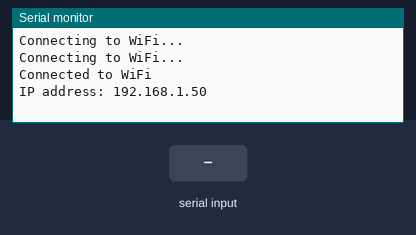
This sketch was run on a simulated ESP8266 (NodeMCU). Parts: the last lines printed to the serial monitor. The test bench sets the inputs (shaded band). WiFi joins after 1.5 s; servers stay silent unless stated.

Above: at 3.2 s.
3.3 s: "90,45\n" received over Serial
At 4.5 s:
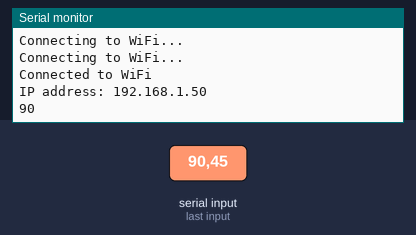
4.8 s: "30,150\n" received over Serial
At 5.7 s:
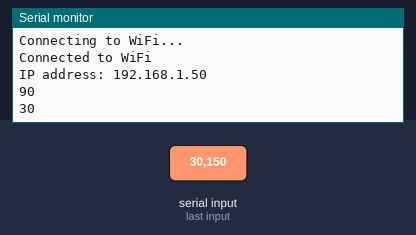

The sketch:

sketch_mar5b.ino
```cpp
#include <ArduinoJson.h>
#include <ArduinoJson.hpp>


// #include <ESP8266WiFi.h>
#include <WiFiClient.h>
#include <ESP8266WebServer.h>
#include "index_html.h"


// Replace with your network credentials
const char* ssid = "Vodafone-E5E0";
const char* password = "a4EDUdRGCrQq3U3U";


ESP8266WebServer server(80);  // Create a web server on port 80


const int buttonPin = 4;
int buttonState = HIGH;

void webPage(){
  server.send(200,"text/html", index_html);
}

void setup() {
  pinMode(buttonPin, INPUT_PULLUP);


  Serial.begin(115200); // Initialize Serial Communication
  WiFi.begin(ssid, password);  // Connect to Wi-Fi network

  while (WiFi.status() != WL_CONNECTED) {  // Wait for connection
    delay(1000);
    Serial.println("Connecting to WiFi...");
  }

  Serial.println("Connected to WiFi");
  Serial.print("IP address: ");
  Serial.println(WiFi.localIP());  // Print IP address

  server.on("/", webPage);        // Handle root URL
  server.on("/about", handleAbout);  // Handle /about URL
  server.on("/data", handleData);


  server.begin();                    // Start web server
}

int  yVal= 0;

void loop() {


  // for recieving the Data from arduino
  if(Serial.available()) { // Check if data is available on Serial
    String data = Serial.readStringUntil('\n'); // Read data from Serial
    yVal = data.toInt();
    Serial.println(yVal); // Print received data
  }

  server.handleClient();  // Handle client requests
}

void handleData(){
  server.send(200, "text/plain", String(yVal));
}


void handleAbout() {
  server.send(200, "text/html", "<html><body><h1>About</h1><p>This is a simple web server running on ESP8266.</p></body></html>");  // Send response
}
```

index_html.h
```cpp
const char index_html[] =
R"=====(


<!DOCTYPE html>
<html lang="en">
<head>
  <meta charset="UTF-8">
  <meta http-equiv="X-UA-Compatible" content="IE=edge">
  <meta name="viewport" content="width=device-width, initial-scale=1.0">
  <title>Document</title>
  <style>
     #rect {
    position: absolute;
    width: 50px;
    height: 100px;
    background-color: greenyellow;
    border: 1px solid black;
    border-radius: 10px;
    box-shadow: 2px 2px 5px rgba(0, 0, 0, 0.3);
    top: 0;
  }

  body{
    background-color:  rgb(88, 190, 199);
  }

  </style>
</head>
<body>
  <div id="rect"></div>

    <h1 id = "screen"></h1>


</body>

<script>
  const rect = document.getElementById('rect');
  let topPos = 0;

  document.addEventListener('keydown', (event) => {
    if (event.code === 'ArrowUp') {
      topPos -= 10;
    } else if (event.code === 'ArrowDown') {
      topPos += 10;
    }
  rect.style.top = `${topPos}px`;

  });


 setInterval(() => {
  const xhr = new XMLHttpRequest();
  xhr.onreadystatechange = () => {
    if (xhr.readyState === 4 && xhr.status === 200) {
      const data = parseInt(xhr.responseText);
      // do something with the received integer data
       document.getElementById("screen").innerHTML= data;
      topPos = data;
      rect.style.top = `${topPos}px`;
    }
  };
  xhr.open('GET', '/data');
  xhr.send();
}, 10);


</script>

</html>

)=====";
```

Measured:
- after the input at 3.3 s, the serial monitor: prints a new line at once (image 1)
- after the input at 4.8 s, the serial monitor: prints a new line at once (image 2)
